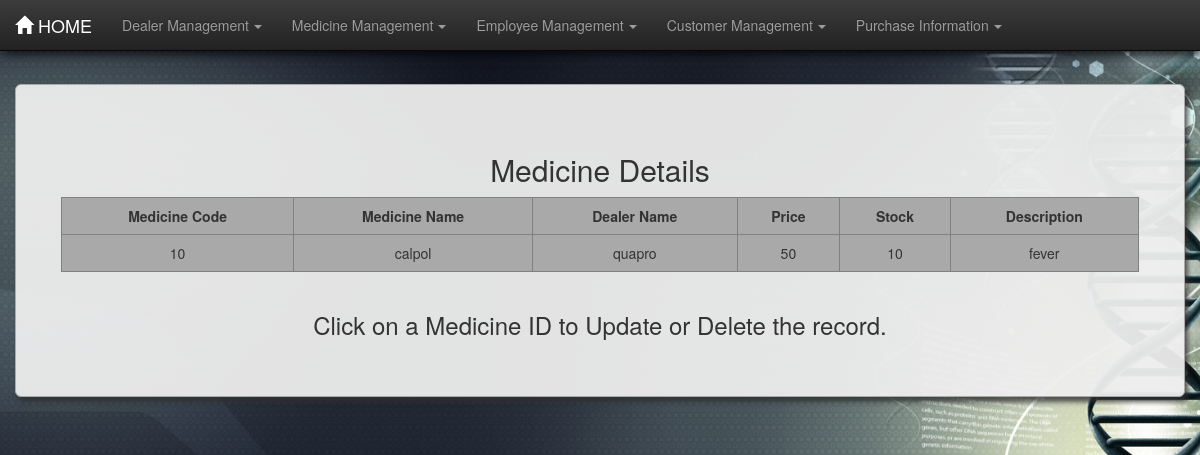
/pharma/medtable/, run on the app's committed database.
### pharma/models.py (models this page shows, shortened)
class Medicine(models.Model):
    m_id = models.IntegerField(unique=True)
    mname = models.CharField(max_length=30)
    dname = models.CharField(max_length=30)
    desc = models.CharField(max_length=100)
    price = models.CharField(max_length=30)
    stock = models.IntegerField()

### pharma/views.py (the view)
def medtable(request):
    med = Medicine.objects.all()
    dict = {"med": med}
    return render(request, 'pharma/medtable.html', dict)

### pharma/templates/pharma/medtable.html (shortened to what this page needs)
{% load staticfiles %}
<!DOCTYPE html>
<html lang="en">
<head>
    <link rel="stylesheet" href="{% static 'pharma/css/bootstrap.min.css' %}">
    <link rel="stylesheet" href="{% static 'pharma/css/bootstrap-theme.min.css' %}">
    <link rel="stylesheet" href="{% static 'pharma/css/style.css' %}">
</head>
<body>
<nav class="navbar navbar-inverse navbar-fixed-top">
    <div class="container-fluid">
        <div class="navbar-header">
            <a href="/pharma/" class="navbar-brand"><span
                    class="glyphicon glyphicon glyphicon-home"></span>&nbsp;HOME</a>
        </div>
        <div class="collapse navbar-collapse" id="thisnav">
            <ul class="nav navbar-nav">
                <li class="dropdown"><a href="#" class="dropdown-toggle" data-toggle="dropdown">Dealer Management<b
                        class="caret"></b></a>
                </li>
                <li class="dropdown"><a href="#" class="dropdown-toggle" data-toggle="dropdown">Medicine Management<b
                        class="caret"></b></a>
                </li>
                <li class="dropdown"><a href="#" class="dropdown-toggle" data-toggle="dropdown">Employee Management<b
                        class="caret"></b></a>
                </li>
                <li class="dropdown"><a href="#" class="dropdown-toggle" data-toggle="dropdown">Customer Management<b
                        class="caret"></b></a>
                </li>
                <li class="dropdown"><a href="#" class="dropdown-toggle" data-toggle="dropdown">Purchase Information<b
                        class="caret"></b></a>
                </li>
            </ul>
        </div>
    </div>
</nav>
<div class="container-fluid martop7">
    <div class="jumbotron jumcust">
        <h2>Medicine Details</h2>
        <div class="row">
            <div class="col-md-1">
            </div>
            <table border="1" class="table table-responsive table-hover col-md-10">
                <tr>
                    <th>Medicine Code</th>
                    <th>Medicine Name</th>
                    <th>Dealer Name</th>
                    <th>Price</th>
                    <th>Stock</th>
                    <th>Description</th>
                </tr>
                {% for foo in med %}
                    <tr>
                        <td class="idlink"><a href="/pharma/medformview{{ foo.id }}/">{{ foo.m_id }}</a></td>
                        <td>{{ foo.mname }}</td>
                        <td>{{ foo.dname }}</td>
                        <td>{{ foo.price }}</td>
                        <td>{{ foo.stock }}</td>
                        <td>{{ foo.desc }}</td>
                    </tr>
                {% endfor %}
            </table>
        </div>
        <footer><h3>Click on a Medicine ID to Update or Delete the record.</h3></footer>
    </div>
</div>
</body>
</html>

### pharma/static/pharma/css/style.css (style rules this page uses)
body { background-image: url("images/bghome.jpg"); background-size: cover; background-attachment: fixed; min-height: 100vh; }
.caret { margin-left: 5px; }
table { text-align: center; border-collapse: collapse; background-color: darkgray; }
th { text-align: center; }
.martop7 { margin-top: 7%; }
.jumcust { box-shadow: 3px 5px 5px rgba(47, 47, 47, 0.8); border: 1px solid darkgrey; border-radius: 0px; text-align: center; background-color: rgba(238, 238, 238, 0.95); }
.table>tbody>tr>td, .table>tbody>tr>th { border-top: none; }
a:link { text-decoration: none; color: #333; }
.navbar { box-shadow: 2px 3px 10px rgba(0, 0, 0, 0.8); }

### data on the page
Medicine: m_id "10", mname "calpol", dname "quapro", price "50", stock "10", desc "fever"
